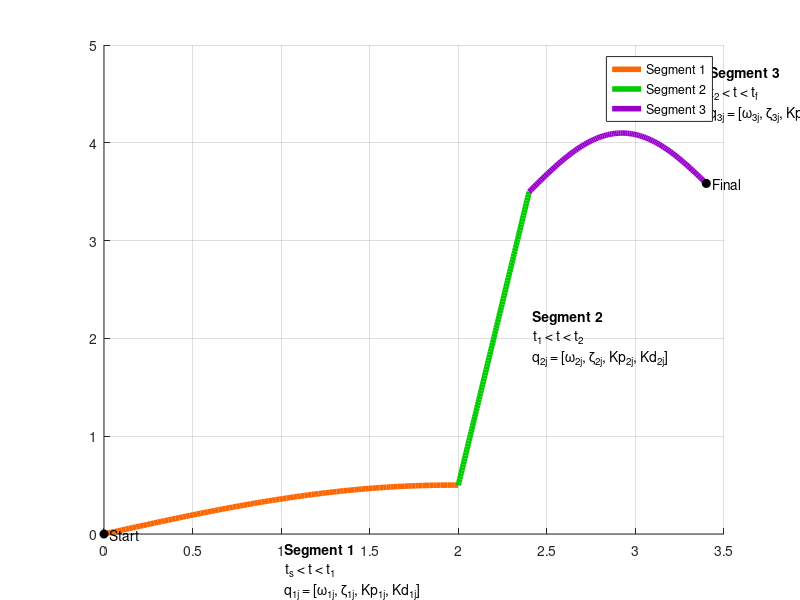

The MATLAB script that drew this image:
clc
clear
close all

%% Time limits
ts = 0;
t1 = 2;
t2 = 4;
tf = 6;

t_seg1 = linspace(ts,t1,100);
t_seg2 = linspace(t1,t2,100);
t_seg3 = linspace(t2,tf,100);

%% Segment 1 (orange)
x1 = t_seg1;
y1 = 0.5*sin(0.8*t_seg1);

%% Segment 2 (green) - connected
x2 = x1(end) + 0.2*(t_seg2 - t1);
y2 = y1(end) + 1.5*(t_seg2 - t1);

%% Segment 3 (purple) - connected
x3 = x2(end) + 0.5*(t_seg3 - t2);
y3 = y2(end) + 0.6*sin(1.5*(t_seg3 - t2));

%% Plot
figure; grid on;
hold on

plot(x1,y1,'LineWidth',4,'Color',[1 0.4 0])     % orange
plot(x2,y2,'LineWidth',4,'Color',[0 0.8 0])     % green
plot(x3,y3,'LineWidth',4,'Color',[0.6 0 0.8])   % purple

plot(x1(1),y1(1),'ko','MarkerFaceColor','k')
plot(x3(end),y3(end),'ko','MarkerFaceColor','k')

text(x1(1),y1(1),'  Start')
text(x3(end),y3(end),'  Final')
%% Segment text labels

text(mean(x1),mean(y1)-0.7,...
{' \bfSegment 1', ...
' \rmt_s < t < t_1', ...
' \rmq_{1j} = [\omega_{1j}, \zeta_{1j}, Kp_{1j}, Kd_{1j}]'},...
'Interpreter','tex')

text(mean(x2)+0.2,mean(y2),...
{' \bfSegment 2', ...
' \rmt_1 < t < t_2', ...
' \rmq_{2j} = [\omega_{2j}, \zeta_{2j}, Kp_{2j}, Kd_{2j}]'},...
'Interpreter','tex')

text(mean(x3)+0.5,mean(y3)+0.6,...
{' \bfSegment 3', ...
' \rmt_2 < t < t_f', ...
' \rmq_{3j} = [\omega_{3j}, \zeta_{3j}, Kp_{3j}, Kd_{3j}]'},...
'Interpreter','tex')


legend('Segment 1','Segment 2','Segment 3')
